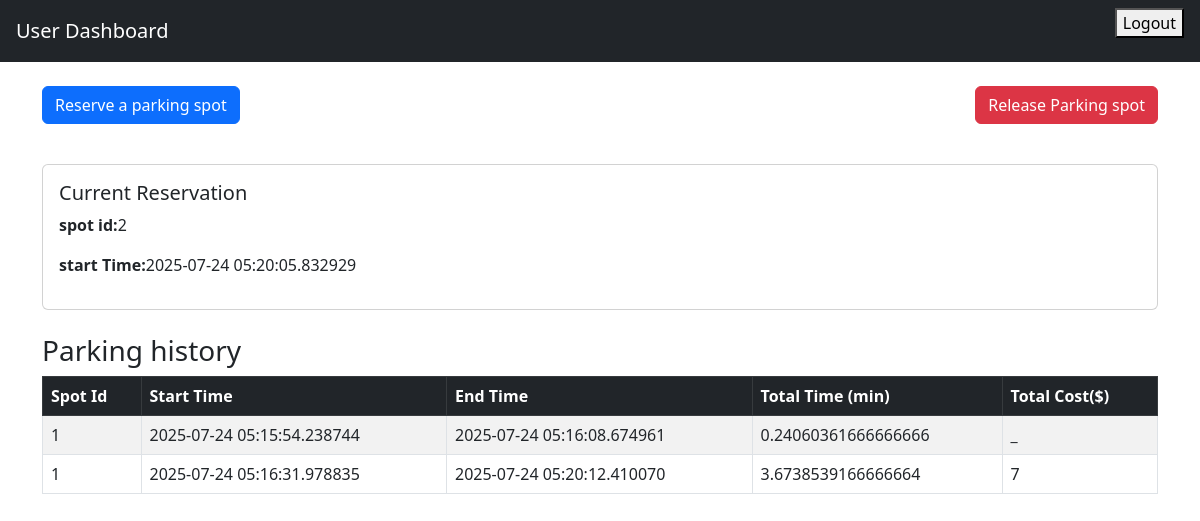
Page /user_dashboard (signed in) on the committed database.
### model.py (models this page shows)
class Reserved_spot(db.Model):
    __tablename__= "Reserved_spots"
    id=db.Column(db.Integer,primary_key=True)
    spot_id =db.Column(db.Integer,db.ForeignKey("Parking_spots.id"),nullable=False)
    user_id=db.Column(db.Integer,db.ForeignKey("users.id"),nullable=False)
    Parking_timestamp=db.Column(db.DateTime,nullable=True)
    leaving_timestamp=db.Column(db.DateTime,nullable=True)
    total_time=db.Column(db.Integer,nullable=True)
    parking_cost=db.Column(db.Integer,nullable=False)
    status_text_check = db.Column(db.String, nullable=False, default='Reserved')
    def __repr__(self):
     return f"<ReservedSpot id={self.id}, user_id={self.user_id}, spot_id={self.spot_id}, status={self.status_text_check}>"

### app.py (the view)
@app.route('/user_dashboard')
def user_dashboard():
    user_id = session.get('user_id')
    if not user_id:
        flash("please log in.","warning")
        return redirect(url_for('user_login'))
    user=db.session.get(User,user_id)
    if user.role.lower().strip() =='admin':
        return redirect(url_for('admin_dashboard'))
    current_reservation=Reserved_spot.query.filter_by(user_id=user_id,status_text_check='Reserved').first()
    spot_details = None
    lot_details = None
    if current_reservation:
        spot_details = Parking_spot.query.get(current_reservation.spot_id)
        if spot_details:
            lot_details = Parking_lot.query.get(spot_details.lot_id )
    history=Reserved_spot.query.filter(Reserved_spot.user_id==user_id,Reserved_spot.status_text_check!='Reserved').all()
    print(history)
    print("User ID:", user_id)
    print("Current Reservation:", current_reservation)
    print("History:", history)
    return render_template('user_dashboard.html',
                            current_reservation=current_reservation,
                            history=history)

### templates/user_dashboard.html (shortened to what this page needs)
<html lang="en">
<head>
    <link href="https://cdn.jsdelivr.net/npm/bootstrap@5.3.0/dist/css/bootstrap.min.css" rel="stylesheet">
</head>
<body>
    <nav class="navbar navbar-dark bg-dark px-3">
        <span class="navbar-brand mb-0 h1">User Dashboard</span>
        <form action="{{url_for('logout')}}" class="d-inline">
            <button type="submit" class="btn-outline-light">Logout</button>
        </form>
    </nav>
    <div class="container mt-4">
        <div class="d-flex justify-content-between mb-4">
            <form action="{{url_for('reserve_spot')}}" method="POST">
                <button type="submit" class="btn btn-primary">Reserve a parking spot </button>
            </form>
            {% if current_reservation %}
            <form action="{{url_for('release_spot',reservation_id=current_reservation.id)}}" method="POST">
                <button type="submit" class="btn btn-danger">Release Parking spot </button>
            </form>
            {%endif%}
        </div>
        {% if current_reservation %}
        <div class="card mb-4">
            <div class="card-body">
                <h5 class="card-title">Current Reservation</h5>
                <p><strong>spot id:</strong>{{current_reservation.spot_id}}</p>
                <p><strong>start Time:</strong>{{current_reservation.Parking_timestamp}}</p>
            </div>
        </div>
        {%else%}
        <div class="alert alert-info">You have no active reservation.</div>
        {%endif%}
        <h3>Parking history</h3>
        <table class="table table-bordered table-striped mt-2">
            <thead class="table-dark">
                <tr>
                    <th>Spot Id </th>
                    <th>Start Time</th>
                    <th>End Time </th>
                    <th>Total Time (min)</th>
                    <th>Total Cost($)</th>
                </tr>
            </thead>
            <tbody>
            {% if history %}
                {%for record in history%}
                <tr>
                    <td>{{record.spot_id}}</td>
                    <td>{{record.Parking_timestamp or "N/A"}}</td>
                    <td>{{record.leaving_timestamp or "ongoing"}}</td>
                    <td>{{record.total_time or"_"}}</td>
                    <td>{{record.parking_cost or"_"}}</td>
                </tr>
                {% endfor %}
            {% else %}
                <tr>
                  <td colspan="5" class="text-center">No reservation history yet.</td>
                </tr>
            {%endif%}
            </tbody>
        </table>
    </div>
</body>
</body>
</html>

### rows in the picture
Reserved_spot: spot_id "2", Parking_timestamp "2025-07-24 05:20:05.832929"
Reserved_spot: spot_id "1", Parking_timestamp "2025-07-24 05:15:54.238744", leaving_timestamp "2025-07-24 05:16:08.674961", total_time "0.24060361666666666", parking_cost "_"
Reserved_spot: spot_id "1", Parking_timestamp "2025-07-24 05:16:31.978835", leaving_timestamp "2025-07-24 05:20:12.410070", total_time "3.6738539166666664", parking_cost "7"
